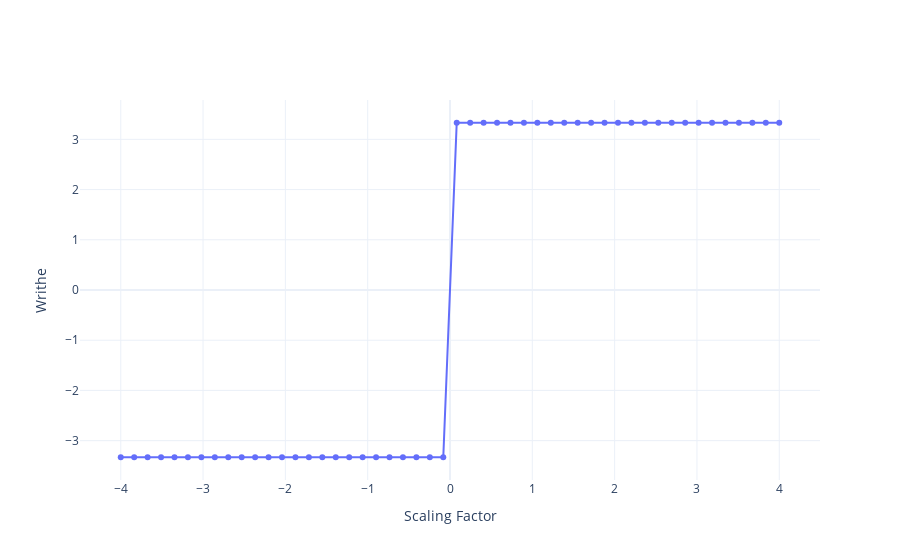

This figure's notebook cell:
### Markdown cell above
### Writhe vs figure scale

### Code cell
positions = trefoil_shape(100, 2)

# Scale factors
a_values = jnp.linspace(-4, 4, 50)
writhe_values = []

for a in a_values:
    scaled_positions = a * positions
    writhe = compute_writhe_chat(scaled_positions)
    writhe_values.append(writhe.item())

# Plot
fig = go.Figure()
fig.add_trace(go.Scatter(
    x=a_values,
    y=writhe_values,
    mode='lines+markers',
    name='Writhe vs Scaling'
))

fig.update_layout(
    xaxis_title='Scaling Factor ',
    yaxis_title='Writhe',
    template='plotly_white'
)

fig.show()

### Figure 1 — Plotly figure (JSON) as saved in the notebook; plotly's stock layout.template omitted (floating-point values rounded to 4 significant figures)
{"data": [{"mode": "lines+markers", "name": "Writhe vs Scaling", "type": "scatter", "x": [-4.0, -3.837, -3.673, -3.51, -3.347, -3.184, -3.02, -2.857, -2.694, -2.531, -2.367, -2.204, -2.041, -1.878, -1.714, -1.551, -1.388, -1.224, -1.061, -0.898, -0.7347, -0.5714, -0.4082, -0.2449, -0.08163, 0.08163, 0.2449, 0.4082, 0.5714, 0.7347, 0.898, 1.061, 1.224, 1.388, 1.551, 1.714, 1.878, 2.041, 2.204, 2.367, 2.531, 2.694, 2.857, 3.02, 3.184, 3.347, 3.51, 3.673, 3.837, 4.0], "y": [-3.331, -3.331, -3.331, -3.331, -3.331, -3.331, -3.331, -3.331, -3.331, -3.331, -3.331, -3.331, -3.331, -3.331, -3.331, -3.331, -3.331, -3.331, -3.331, -3.331, -3.331, -3.331, -3.331, -3.331, -3.331, 3.331, 3.331, 3.331, 3.331, 3.331, 3.331, 3.331, 3.331, 3.331, 3.331, 3.331, 3.331, 3.331, 3.331, 3.331, 3.331, 3.331, 3.331, 3.331, 3.331, 3.331, 3.331, 3.331, 3.331, 3.331]}], "layout": {"xaxis": {"title": {"text": "Scaling Factor "}}, "yaxis": {"title": {"text": "Writhe"}}}}
